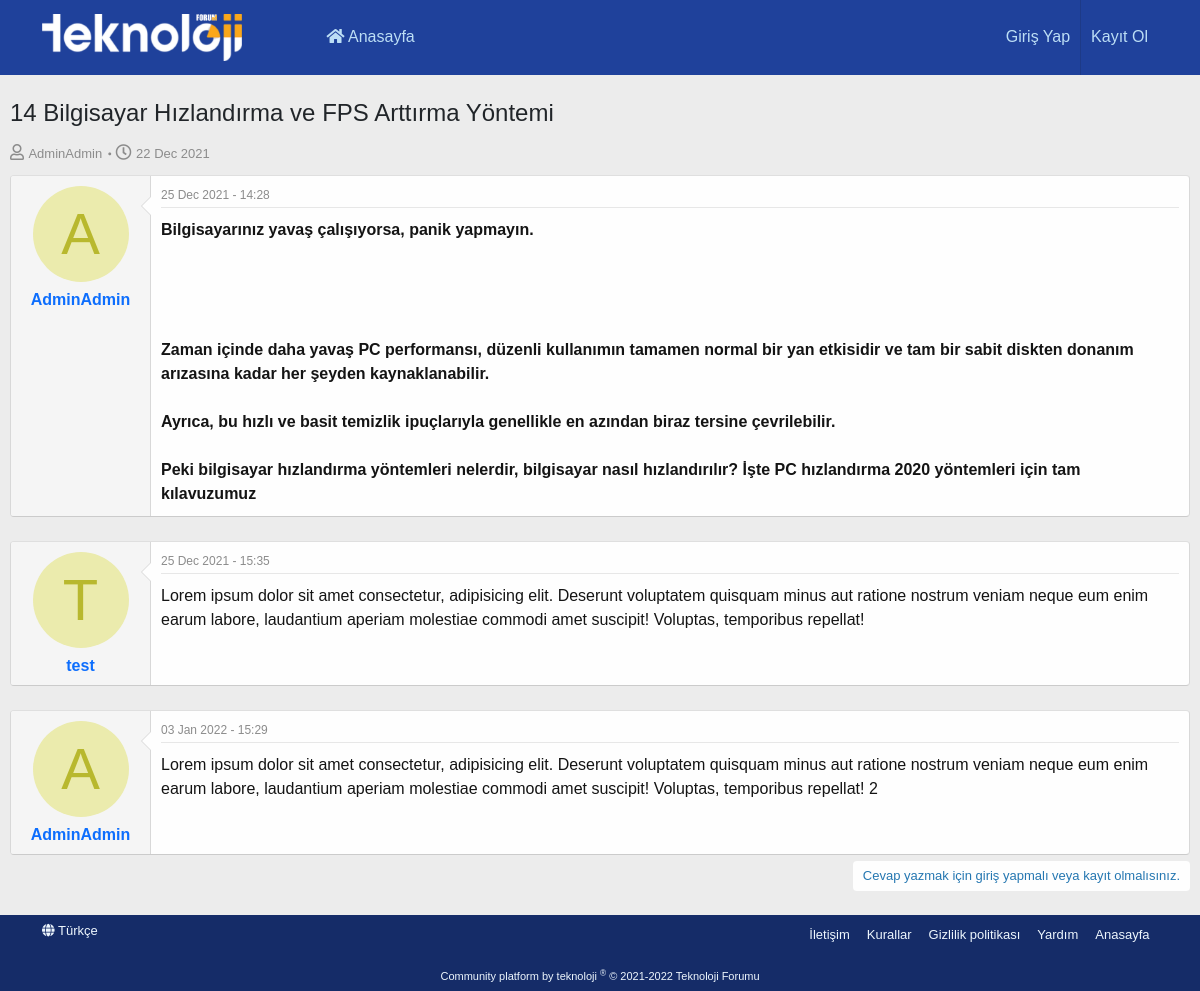
/konular/14-bilgisayar-hizlandirma-ve-fps-arttirma-yontemi, run on an earlier commit of the app's database.
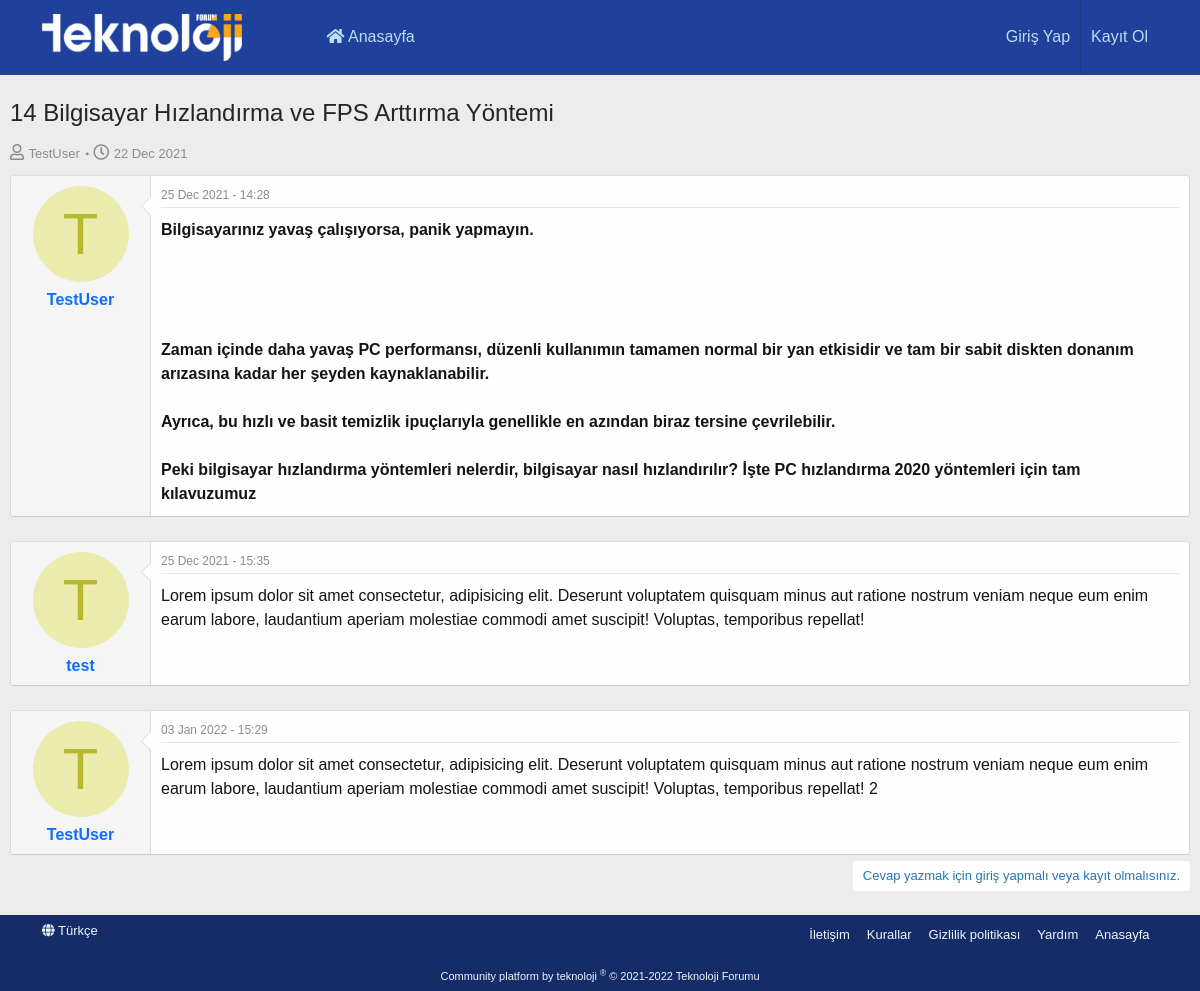
And on a later commit of the database.
### tables this page shows
CREATE TABLE `topics` (
  `topic_id` int(11) NOT NULL,
  `topic_name` varchar(255) NOT NULL,
  `topic_url` varchar(255) NOT NULL,
  `board_id` int(11) NOT NULL,
  `topic_created_date` timestamp NOT NULL DEFAULT current_timestamp(),
  `user_id` int(11) NOT NULL
);

CREATE TABLE `users` (
  `user_id` int(11) NOT NULL,
  `user_name` varchar(255) NOT NULL,
  `user_email` varchar(255) NOT NULL,
  `user_password` varchar(255) NOT NULL,
  `user_register_date` timestamp NOT NULL DEFAULT current_timestamp()
);

CREATE TABLE `messages` (
  `message_id` int(11) NOT NULL,
  `message_content` text NOT NULL,
  `topic_id` int(11) NOT NULL,
  `message_created_date` timestamp NOT NULL DEFAULT current_timestamp(),
  `user_id` int(11) NOT NULL
);

### application/controllers/Topic.php (called while the page is built, shortened)
<?php
class Topic extends CI_Controller {
    public function __construct() {
		$this->load->model('topicmodel');
		$this->load->model('messagemodel');
		$this->load->model('usermodel');
		$this->load->library('form_validation');
	}
	public function index($get_topic) {
		$topic = $this->topicmodel->getTopics(array('topic_url' => $get_topic));
		if (!empty($topic)) {
			$topic_id = $topic[0]->topic_id;
			$messages = $this->messagemodel->getMessages(array('topic_id' => $topic_id));
			$this->load->view('topic', array(
				'topic_id' => $topic_id,
				'topic_name' => $topic[0]->topic_name,
				'topic_url' => $topic[0]->topic_url,
				'user_name' => $topic[0]->user_name,
				'topic_created_date' => $topic[0]->topic_created_date,
				'board_id' => $topic[0]->board_id,
				'messages' => $messages
			));
		} else {
			show_404();
		}
	}
}

### index.php (called while the page is built, shortened)
<?php
require_once BASEPATH.'core/CodeIgniter.php';

### application/models/TopicModel.php (called while the page is built, shortened)
<?php
class TopicModel extends CI_Model {
    public function getTopics($where) {
        $topics = $this->db->join('users', 'topics.user_id = users.user_id')->get_where('topics', $where);
        return $topics->result();
    }
}

### application/models/MessageModel.php (called while the page is built, shortened)
<?php
class MessageModel extends CI_Model {
    public function getMessages($where) {
        $messages = $this->db->join('users', 'messages.user_id = users.user_id')->get_where('messages', $where);
        return $messages->result();
    }
}

### application/views/topic.php (the view, shortened to what the changed rows need)
<!DOCTYPE html>
<html lang="tr">
<head>
</head>
<body>
    <section>
        <div class="p-body">
            <div class="container p-body-inner">
                <div class="p-body-header">
                    <div class="p-title">
                        <h3 class="p-title-value"><?=$topic_name;?></h3>
                    </div>
                    <div class="p-description">
                        <ul class="listInline listInline--bullet">
                            <li>
                                <i class="fa--xf far fa-user"></i>
                                <a href="#" class="username  u-concealed" dir="auto"><?=$user_name;?></a>
                            </li>
                            <li>
                                <a href="#" class="u-concealed"><time class="u-dt" dir="auto"><?=strftime('%d %b %Y', strtotime($topic_created_date));?></time></a>
                            </li>
                        </ul>
                    </div>
                </div>
                <div class="p-body-main">
                    <div class="p-body-content">
                        <div class="p-body-pageContent">
                            <div class="block block--messages">
                                <div class="block-container lbContainer">
                                    <div class="block-body">
                                        <?php foreach ($messages as $key => $value) : ?>
                                            <article class="message message--post">
                                                <div class="message-inner">
                                                    <div class="message-cell message-cell--user">
                                                        <div itemscope itemtype="https://schema.org/Person" class="message-user">
                                                            <div class="message-avatar">
                                                                <div class="message-avatar-wrapper">
                                                                    <a href="#" class="avatar avatar--m avatar--default avatar--default--dynamic" style="background-color: #ebebad; color: #b8b82e"><span class="avatar-u134-m" role="img" aria-label="Teknonely (APK Meydanı)"><?=strtoupper($value->user_name[0]);?></span></a>
                                                                </div>
                                                            </div>
                                                            <div class="message-userDetails">
                                                                <h4 class="message-name">
                                                                    <a href="#" class="username" dir="auto" itemprop="name"><?=$value->user_name;?></a>
                                                                </h4>
                                                            </div>
                                                            <span class="message-userArrow"></span>
                                                        </div>
                                                    </div>
                                                    <div class="message-cell message-cell-main">
                                                        <div class="message-main">
                                                            <div class="message-attribution message-attribution--split">
                                                                <ul class="message-attribution-main listInline">
                                                                    <li class="u-concealed">
                                                                        <a href="#"><time class="u-dt" dir="auto"><?=strftime('%d %b %Y - %H:%M', strtotime($value->message_created_date));?></time></a>
                                                                    </li>
                                                                </ul>
                                                            </div>
                                                            <div class="message-content">
                                                                <div class="message-userContent lbContainer">
                                                                    <article class="message-body">
                                                                        <div class="bbWrapper">
                                                                            <?=$value->message_content;?>
                                                                        </div>
                                                                    </article>
                                                                </div>
                                                            </div>
                                                        </div>
                                                    </div>
                                                </div>
                                            </article>
                                            <br>
                                        <?php endforeach;?>
                                    </div>
                                </div>
                            </div>
                        </div>
                    </div>
                </div>
            </div>
        </div>
    </section>
    <br>
</body>
</html>

What changed in the data, as far as the page shows it:
changed through a linked row, topics "14 Bilgisayar Hızlandırma ve FPS Arttırma Yöntemi": user.user_name "AdminAdmin" → "TestUser"
changed through a linked row, messages "25 Dec 2021 - 14:28": user.user_name "A" → "T"; user.user_name "AdminAdmin" → "TestUser"
changed through a linked row, messages "03 Jan 2022 - 15:29": user.user_name "A" → "T"; user.user_name "AdminAdmin" → "TestUser"
